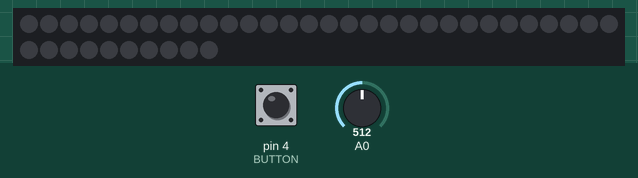
Recording of a program running on a simulated Arduino Nano, built with avr-gcc and run on an emulated ATmega328P. Parts: 40 RGB LEDs in strip order, left to right, continuing on the next row. Inputs (shaded band) come from the test bench; at power-on: pin 4 (BUTTON) HIGH, A0 = 512. Dim RGB values are drawn brighter than linear; random numbers use the default seed unless the program sets one.

Above: at 1.2 s.
1.3 s: pin 4 (BUTTON) pulled LOW for 0.15 s
At 2.3 s:
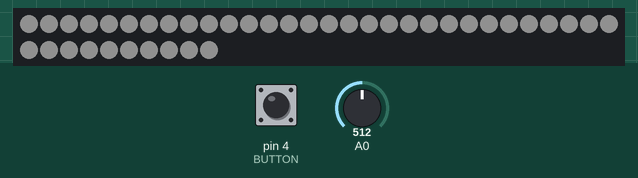
2.9 s: pin 4 (BUTTON) pulled LOW for 1 s
At 3.4 s:
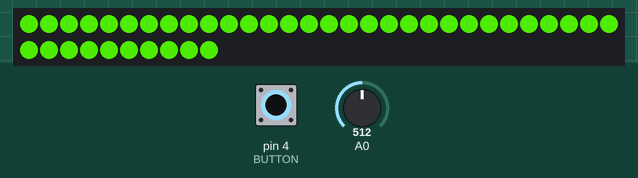
5.4 s: A0 set to 306
At 6.3 s:
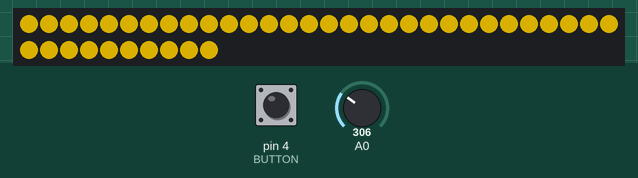
6.9 s: A0 set to 160
At 7.7 s:
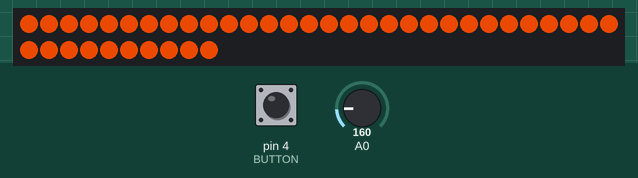
8.4 s: A0 set to 1023
At 9.6 s:
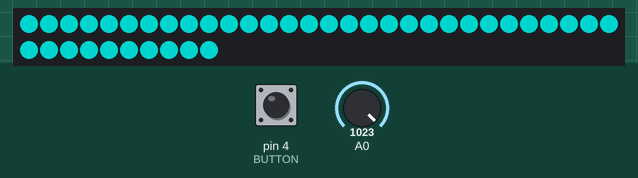
9.9 s: pin 4 (BUTTON) pulsed LOW 2 times (0.12 s each, 0.3 s apart)
At 10.36 s:
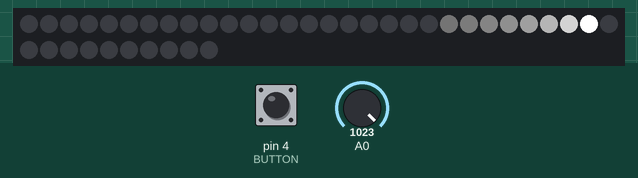
Timing chart, 0 to 12.9 s (numbered marks = the images above; inputs shaded):
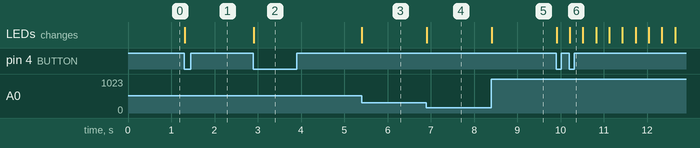

Measured:
- after the input at 1.3 s, the LEDs: change at once (image 1)
- after the input at 2.9 s, the LEDs: change at once (image 2)
- after the input at 5.4 s, the LEDs: change at once (image 3)
- after the input at 6.9 s, the LEDs: change at once (image 4)
- after the input at 8.4 s, the LEDs: change at once (image 5)
- after the input at 9.9 s, the LEDs: first change at once (image 6 shows a later state)

The program:

main.cpp
```cpp
#include <Arduino.h>
#include <Adafruit_NeoPixel.h>

#define PIXEL_COUNT 40
#define PIXEL_PIN 6
#define BUTTON 4

Adafruit_NeoPixel strip(PIXEL_COUNT, PIXEL_PIN, NEO_GRB + NEO_KHZ800);

int mode = 0;
int state = 0;
int buttonState = 1;

void setup() {
  strip.begin(); // Initialize NeoPixel strip object (REQUIRED)
  strip.show();  // Initialize all pixels to 'off'
  pinMode(BUTTON, INPUT_PULLUP);

  Serial.begin(9600);
}

uint32_t Wheel(byte WheelPos) {
  WheelPos = 255 - WheelPos;
  if(WheelPos < 85) {
    return strip.Color(255 - WheelPos * 3, 0, WheelPos * 3);
  }
  if(WheelPos < 170) {
    WheelPos -= 85;
    return strip.Color(0, WheelPos * 3, 255 - WheelPos * 3);
  }
  WheelPos -= 170;
  return strip.Color(WheelPos * 3, 255 - WheelPos * 3, 0);
}

void displayColor(uint32_t color) {
  for(int i = 0; i < PIXEL_COUNT; i++) {
    strip.setPixelColor(i, color);
 }
}

void chenille(int step) {
	for(uint8_t i=0; i<PIXEL_COUNT; i++) {
		uint8_t d = (step + PIXEL_COUNT - i) % (PIXEL_COUNT);
		strip.setPixelColor(i, 255 >> d, 255 >> d, 255 >> d);
	}
}

void doubleChenille(int step) {
	for(uint8_t i=0; i<PIXEL_COUNT; i++) {
		uint8_t d = (step + PIXEL_COUNT - i) % (PIXEL_COUNT /2);
		strip.setPixelColor(i, 255 >> d, 255 >> d, 255 >> d);
	}
}

void randFlash(int state) {
  if (!state) {
    uint8_t pos = random(PIXEL_COUNT);
    for(uint8_t i=0; i<PIXEL_COUNT; i++) {
      if (pos == i && state == 0) {
        strip.setPixelColor(i,255,255,255);
      } else {
        uint32_t color =  strip.getPixelColor(i);
        strip.setPixelColor(i,
            color >> 17 ,
            (color & 0x0000ff00) >> 9,
            (color & 0x000000ff) >> 1);
      }
    }
  }
}

void loop() {
  int value = analogRead(A0);
  if (mode == 0) {
    displayColor(strip.Color(0,0,0));
  }
  if (mode == 1) {
    uint8_t a = pow(2,value/128);
    displayColor(strip.Color(a,a,a));
  }
  if (mode == 2) {
    displayColor(Wheel(value/8));
  }
  if (mode == 3) {
		uint8_t a = pow(2,abs(map(state, 0, 1023, -8, 8)));
    displayColor(strip.Color(a,a,a));
  }
  if (mode == 4) {
    chenille(map(state, 0, 1024, 0, 39));
  }
  if (mode == 5) {
    doubleChenille(map(state, 0, 1024, 0, 39));
  }

  if (mode == 6) {
    randFlash(state%8);
  }

  state += value/16 + 1;
  if ( state >= 1024) {
    state -= 1024;
  }


  strip.show();
  delay(10);
  if (digitalRead(BUTTON) == 0 && buttonState) {
    mode++;
    if (mode == 7) {
      mode = 0;
    }
  }
  buttonState = digitalRead(BUTTON);
}
```
